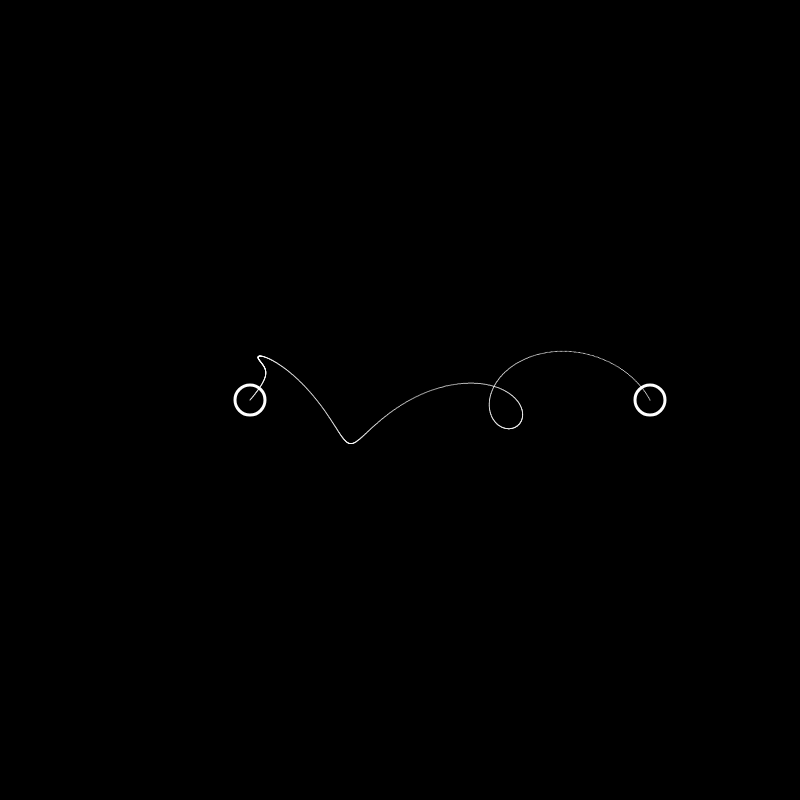
Frame 1 (no input)
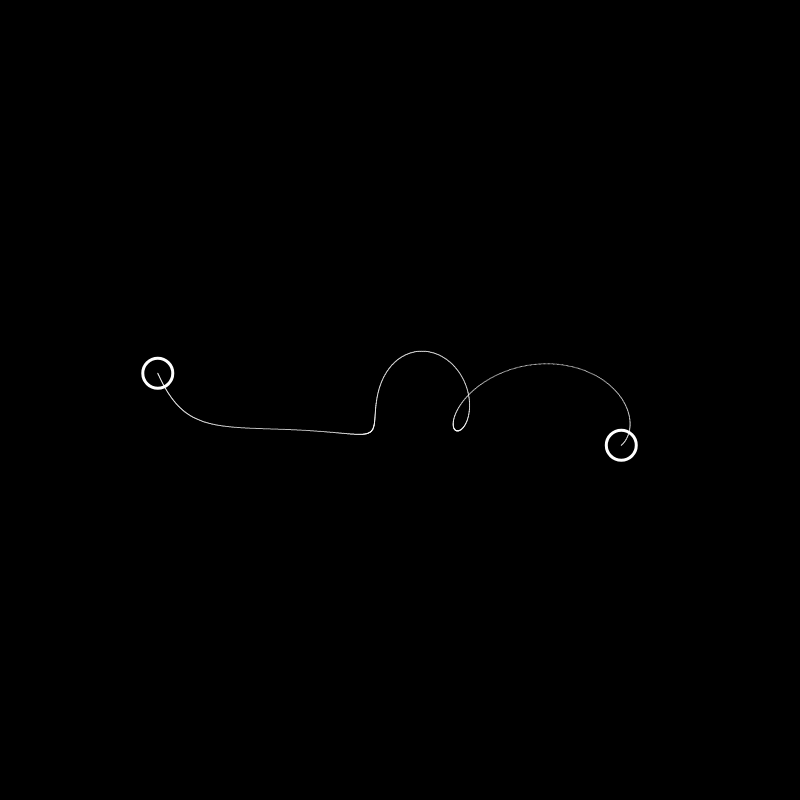
Frame 60 (no input)
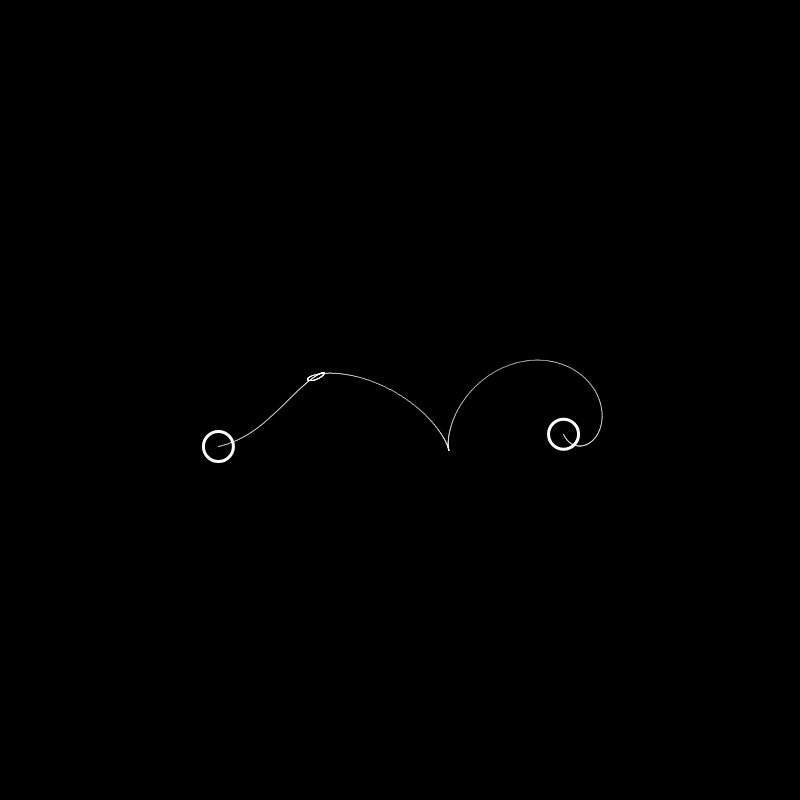
Frame 120 (the mouse pressed at the canvas centre since frame 60)

The p5.js sketch that drew these frames (run headless with seeded random() and noise() and a simulated clock; from frame 60 on, the mouse is pressed at the canvas centre):

// p5.js sketch
// ── sketch.js
let canvas

function setup() {
  createCanvas(800, 800)
  colorMode(HSB, 360, 100, 100, 100)
  color0 = color(0, 0, 100, 100)
  color1 = color(0, 0, 0, 100)
  color2 = color(323, 100, 77, 70)
  color3 = color(32, 100, 77, 70)
  color4 = color(123, 100, 77, 30)
  frameRate(60)
  // noLoop()
}

function draw() {
  background(0, 0, 0, 100)
  strokeWeight(3)
  fill(color1)
  stroke(color0)
  let t = 1 * (frameCount - 1) / 100;
  let m = 1000;
  let delay = 1.5;
  circle(x1(t), y1(t), 30)
  circle(x2(t), y2(t), 30)
  strokeWeight(1)
  for (let i = 0; i <= m; i++) {
    let tt = 1 * i / m;
    let x = lerp(x1(t - delay * tt), x2(t - delay * (1 - tt)), tt);
    let y = lerp(y1(t - delay * tt), y2(t - delay * (1 - tt)), tt);
    point(x, y);
  }
}


function x1(t) {
  return 0.25 * width + 50 * cos(TWO_PI * t);
}
function y1(t) {
  return 0.5 * height + 50 * sin(TWO_PI * t);
}

function x2(t) {
  return 0.75 * width + 50 * cos(2 * TWO_PI * t);
}
function y2(t) {
  return 0.5 * height + 50 * sin(2 * TWO_PI * t);
}
